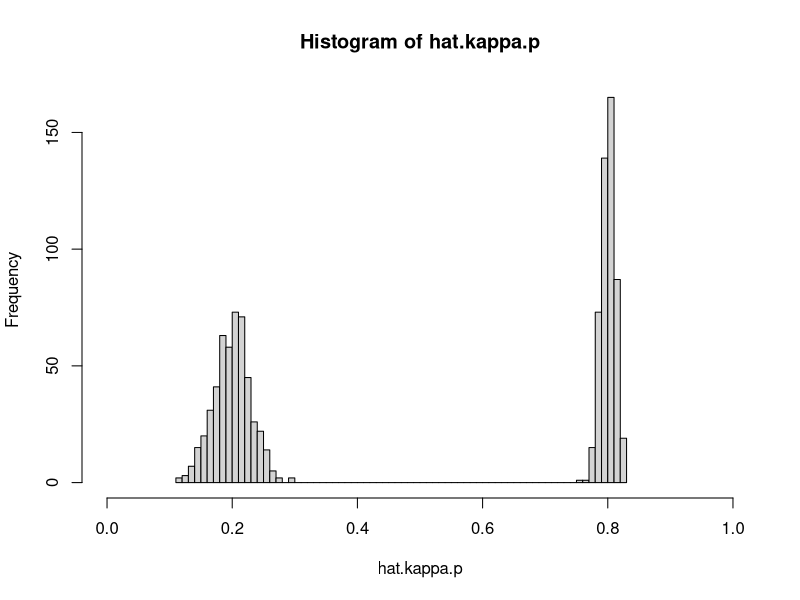
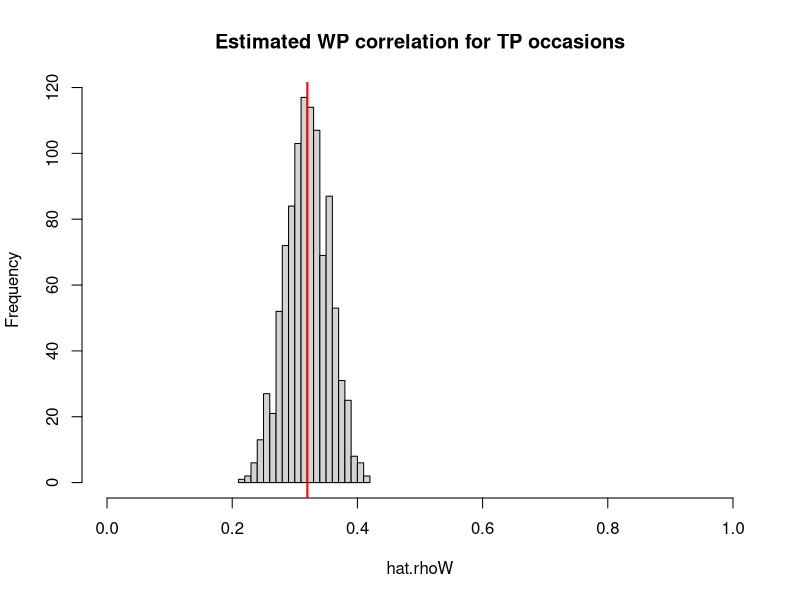
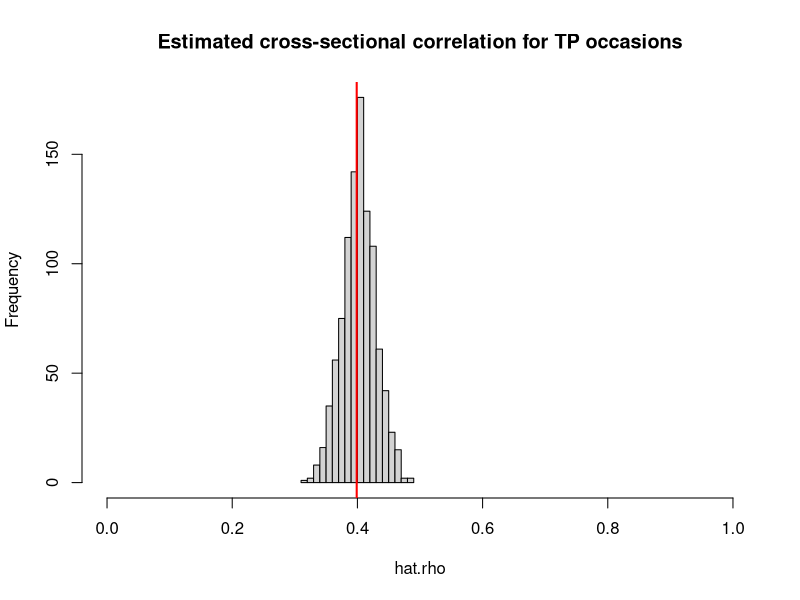
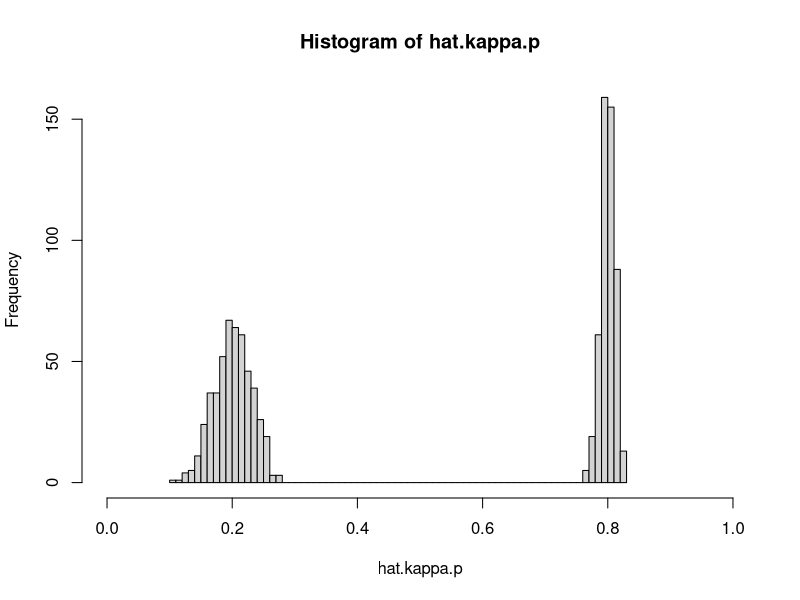
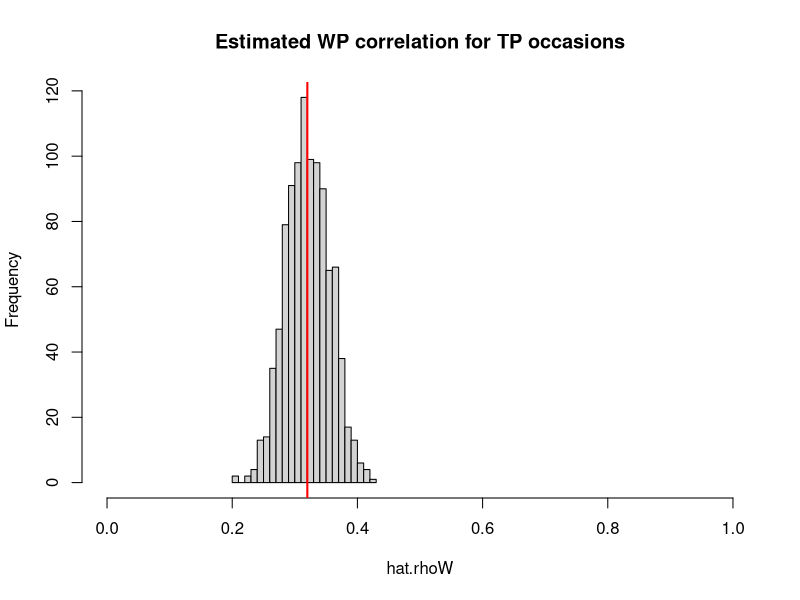
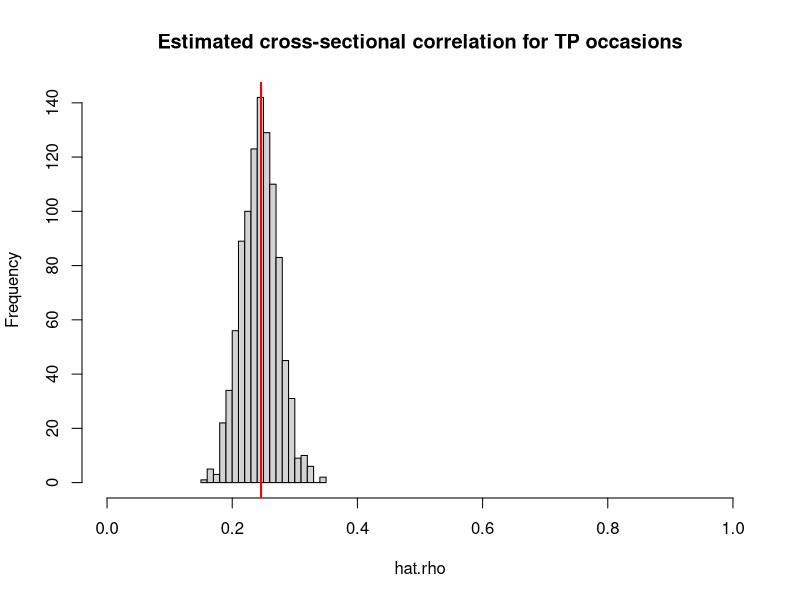
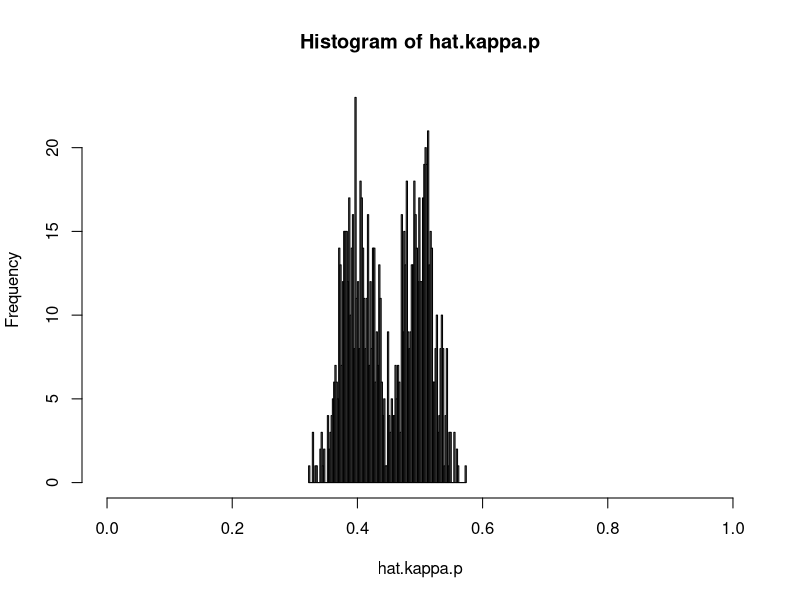
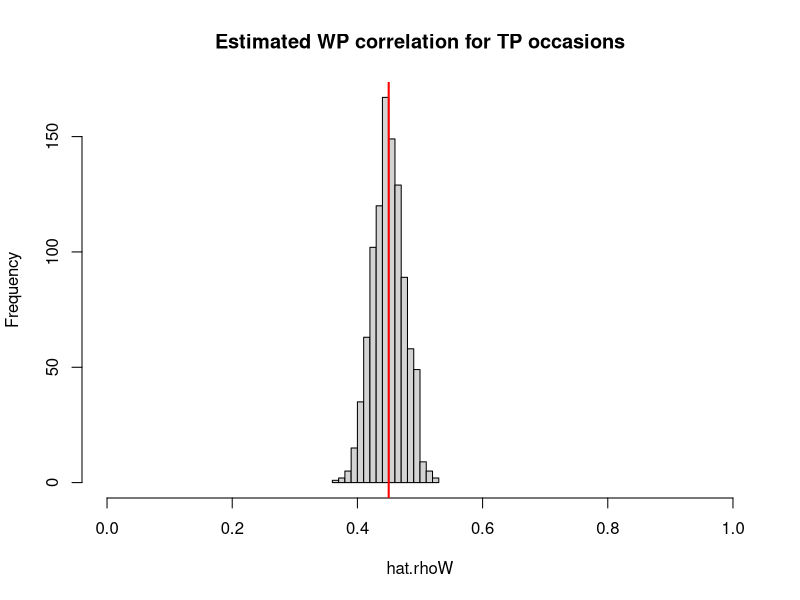

Write the R code that produced these figures, in order.
# This file contains the R-code for the six examples in the paper "The Curious
# Case of the Cross-Sectional Correlation" by Ellen Hamaker (2022, for MBR).
# For each example, specific parameter values are chosen, which are used to
# compute other parameters, using the analytical results from the paper.
# Furthermore, for each example data is generated for 1,000 persons and 1,000
# time points. The data at the first time point (i.e., cross-sectional data set)
# are used to estimate the cross-sectional correlation. 

# More information about the code and set-up can be found in the paper and at 
# the accompanying website with supporting materials: 
# https://ellenhamaker.github.io/cross-sectional-correlation/

# Package needed for these code:
library(mvtnorm)

###############################################################################
########################### EXAMPLE 1 #########################################
###############################################################################

# Specify two person-specific covariance matrices for two subpopulations
cov.mat1 <- matrix(c(1.25,1,1,1.25),2,2)
cov.mat2 <- matrix(c(5,1,1,5),2,2)

# The average person-specific correlation can be determined
kappa1 <- cov.mat1[2,1]/(sqrt(cov.mat1[1,1])*sqrt(cov.mat1[2,2]))
kappa2 <- cov.mat2[2,1]/(sqrt(cov.mat2[1,1])*sqrt(cov.mat2[2,2]))
kappa <- (kappa1+kappa2)/2
kappa

# Determine the average person-specific variances and covariance
var.wX <- (cov.mat1[1,1] + cov.mat2[1,1])/2
var.wY <- (cov.mat1[2,2] + cov.mat2[2,2])/2
cov.wXwY <- (cov.mat1[2,1]+cov.mat2[2,1])/2

# From these the within-person correlation can be computed:
rhoW <- cov.wXwY/(sqrt(var.wX)*sqrt(var.wY))
rhoW

# Specify the correlation at the between-person level
# and choose the intraclass correlations for X and Y
rhoB <- 0.5
icc.X <- 0.4
icc.Y <- 0.5

# Compute the between-person variances based on the icc's and the average 
# person-specific variances
var.bX <- icc.X*var.wX/(1-icc.X)
var.bX
var.bY <- icc.Y*var.wY/(1-icc.Y)
var.bY

# Compute the between-person covariance based on the between-person correlation
# and the between-person variances
cov.bXbY <- rhoB*sqrt(var.bX)*sqrt(var.bY)
cov.bXbY

# Place these values in a covariance matrix
cov.mat.B <- matrix(c(var.bX,cov.bXbY,cov.bXbY,var.bY),2,2)

# Compute the cross-sectional correlation
rho <- sqrt(icc.X)*sqrt(icc.Y)*rhoB + sqrt(1-icc.X)*sqrt(1-icc.Y)*rhoW
rho


#####################
### Simulate data ###
#####################

set.seed(8427)

# Total sample size
N <- 1000   # number pf persons
TP <- 1000   # number of time points

# Place the between-person covariance and variances in a matrix, and use this
# to simulate the person-specific means (between-person components)
cov.mat.B <- matrix(c(var.bX,cov.bXbY,cov.bXbY,var.bY),2,2)
means.XY <- rmvnorm(N,mean = c(0,0),sigma = cov.mat.B)
cov(means.XY) 
cor(means.XY)

# Create two matrices to contain the scores on X and Y 
# for TP repeated measures (rows) and for N persons (columns)
X <- matrix(,TP,N)
Y <- matrix(,TP,N)

# Create data for the first subpopulation
for (i in 1:(N/2))
{ Z <- rmvnorm(TP, mean = means.XY[i,], sigma = cov.mat1)
  X[,i] <- Z[,1] 
  Y[,i] <- Z[,2]
}

# Create data fro the second subpopulation
for (i in ((N/2)+1):N)
{ Z <- rmvnorm(TP, mean = means.XY[i,], sigma = cov.mat2)
  X[,i] <- Z[,1]
  Y[,i] <- Z[,2]
}

# Create matrices to contain estimates of the person-specific 
# means and correlations for N persons
hat.means.XY <- matrix(,N,2)
hat.kappa.p <- matrix(,N,1)

# Create matrices to contain estimates of the person-specific 
# means and correlations for N persons
for (p in 1:N)
{ Xp <- X[,p]
  Yp <- Y[,p]
  hat.means.XY[p,] <- c(mean(Xp),mean(Yp))
  hat.kappa.p[p,1] <- cor(Xp,Yp)
}
# Average person-specific correlation:
mean(hat.kappa.p)
# Compare to true value:
kappa
# Histogram
hist(hat.kappa.p, breaks=100, xlim=c(0,1))

# Average person-specific correlation:
mean(hat.kappa.p)
# Compare to true value:
kappa

# Between-person correlation 
cor(hat.means.XY)
# Compare to true value:
rhoB

# Create matrices to contain estimates of the within-person correlation 
# and the cross-sectional correlation
hat.rhoW <- matrix(,TP,1)
hat.rho <- matrix(,TP,1)

# Create matrices to contain estimates of the person-specific 
# means and correlations for N persons
for (t in 1:TP)
{ Xt <- X[t,]
  Yt <- Y[t,]
  WXt <- X[t,] - hat.means.XY[,1]
  WYt <- Y[t,] - hat.means.XY[,2]
  hat.rhoW[t,] <- cor(WXt,WYt)
  hat.rho[t,] <- cor(Xt,Yt)
}
# Average person-specific correlation:
mean(hat.rhoW)
mean(hat.rho)

hist(hat.rhoW, breaks=20, xlim=c(0,1), 
     main="Estimated WP correlation for TP occasions")
abline(v=rhoW, col="red", lwd=2)
hist(hat.rho, breaks=20, xlim=c(0,1), 
     main="Estimated cross-sectional correlation for TP occasions")
abline(v=rho, col="red", lwd=2)

# Cross-sectional correlation for the first wave (reported in the paper)
hat.rho[1,1]

###############################################################################
########################### EXAMPLE 2 #########################################
###############################################################################

# Specify two person-specific covariance matrices for two subpopulations
cov.mat1 <- matrix(c(1.25,1,1,1.25),2,2)
cov.mat2 <- matrix(c(5,1,1,5),2,2)

# The average person-specific correlation can be determined
kappa1 <- cov.mat1[2,1]/(sqrt(cov.mat1[1,1])*sqrt(cov.mat1[2,2]))
kappa2 <- cov.mat2[2,1]/(sqrt(cov.mat2[1,1])*sqrt(cov.mat2[2,2]))
kappa <- (kappa1+kappa2)/2
kappa

# Determine the average person-specific variances and covariance
var.wX <- (cov.mat1[1,1] + cov.mat2[1,1])/2
var.wY <- (cov.mat1[2,2] + cov.mat2[2,2])/2
cov.wXwY <- (cov.mat1[2,1]+cov.mat2[2,1])/2

# From these the within-person correlation can be computed:
rhoW <- cov.wXwY/(sqrt(var.wX)*sqrt(var.wY))
rhoW

# Specify the correlation at the between-person level
# and choose the intraclass correlations for X and Y
rhoB <- 0.5
icc.X <- 0.1
icc.Y <- 0.9

# Compute the between-person variances based on the icc's and the average 
# person-specific variances
var.bX <- icc.X*var.wX/(1-icc.X)
var.bX
var.bY <- icc.Y*var.wY/(1-icc.Y)
var.bY

# Compute the between-person covariance based on the between-person correlation
# and the between-person variances
cov.bXbY <- rhoB*sqrt(var.bX)*sqrt(var.bY)
cov.bXbY

# Place these values in a covariance matrix
cov.mat.B <- matrix(c(var.bX,cov.bXbY,cov.bXbY,var.bY),2,2)

# Compute the cross-sectional correlation
rho <- sqrt(icc.X)*sqrt(icc.Y)*rhoB + sqrt(1-icc.X)*sqrt(1-icc.Y)*rhoW
rho

#####################
### Simulate data ###
#####################

set.seed(3482)

# Total sample size
N <- 1000   # number pf persons
TP <- 1000   # number of time points

# Place the between-person covariance and variances in a matrix, and use this
# to simulate the person-specific means (between-person components)
cov.mat.B <- matrix(c(var.bX,cov.bXbY,cov.bXbY,var.bY),2,2)
means.XY <- rmvnorm(N,mean = c(0,0),sigma = cov.mat.B)
cov(means.XY) 
cor(means.XY)

# Create two matrices to contain the scores on X and Y 
# for TP repeated measures (rows) and for N persons (columns)
X <- matrix(,TP,N)
Y <- matrix(,TP,N)

# Create data for the first subpopulation
for (i in 1:(N/2))
{ Z <- rmvnorm(TP, mean = means.XY[i,], sigma = cov.mat1)
  X[,i] <- Z[,1] 
  Y[,i] <- Z[,2]
}

# Create data fro the second subpopulation
for (i in ((N/2)+1):N)
{ Z <- rmvnorm(TP, mean = means.XY[i,], sigma = cov.mat2)
  X[,i] <- Z[,1]
  Y[,i] <- Z[,2]
}

# Create matrices to contain estimates of the person-specific 
# means and correlations for N persons
hat.means.XY <- matrix(,N,2)
hat.kappa.p <- matrix(,N,1)

# Create matrices to contain estimates of the person-specific 
# means and correlations for N persons
for (p in 1:N)
{ Xp <- X[,p]
  Yp <- Y[,p]
  hat.means.XY[p,] <- c(mean(Xp),mean(Yp))
  hat.kappa.p[p,1] <- cor(Xp,Yp)
}
# Average person-specific correlation:
mean(hat.kappa.p)
# Compare to true value:
kappa
# Histogram
hist(hat.kappa.p, breaks=100, xlim=c(0,1))

# Average person-specific correlation:
mean(hat.kappa.p)
# Compare to true value:
kappa

# Between-person correlation 
cor(hat.means.XY)
# Compare to true value:
rhoB

# Create matrices to contain estimates of the within-person correlation 
# and the cross-sectional correlation
hat.rhoW <- matrix(,TP,1)
hat.rho <- matrix(,TP,1)

# Create matrices to contain estimates of the person-specific 
# means and correlations for N persons
for (t in 1:TP)
{ Xt <- X[t,]
  Yt <- Y[t,]
  WXt <- X[t,] - hat.means.XY[,1]
  WYt <- Y[t,] - hat.means.XY[,2]
  hat.rhoW[t,] <- cor(WXt,WYt)
  hat.rho[t,] <- cor(Xt,Yt)
}
# Average person-specific correlation:
mean(hat.rhoW)
mean(hat.rho)

hist(hat.rhoW, breaks=20, xlim=c(0,1), 
     main="Estimated WP correlation for TP occasions")
abline(v=rhoW, col="red", lwd=2)
hist(hat.rho, breaks=20, xlim=c(0,1), 
     main="Estimated cross-sectional correlation for TP occasions")
abline(v=rho, col="red", lwd=2)

# Cross-sectional correlation for the first wave (reported in the paper)
hat.rho[1,1]


###############################################################################
########################### EXAMPLE 3 #########################################
###############################################################################

# Specify two person-specific covariance matrices for two subpopulations
cov.mat1 <- matrix(c(10,5,5,10),2,2)
cov.mat2 <- matrix(c(10,4,4,10),2,2)

# The average person-specific correlation can be determined
kappa1 <- cov.mat1[2,1]/(sqrt(cov.mat1[1,1])*sqrt(cov.mat1[2,2]))
kappa2 <- cov.mat2[2,1]/(sqrt(cov.mat2[1,1])*sqrt(cov.mat2[2,2]))
kappa <- (kappa1+kappa2)/2
kappa

# Determine the average person-specific variances and covariance
var.wX <- (cov.mat1[1,1] + cov.mat2[1,1])/2
var.wY <- (cov.mat1[2,2] + cov.mat2[2,2])/2
cov.wXwY <- (cov.mat1[2,1]+cov.mat2[2,1])/2

# From these the within-person correlation can be computed:
rhoW <- cov.wXwY/(sqrt(var.wX)*sqrt(var.wY))
rhoW

# Specify the correlation at the between-person level
# and choose the intraclass correlations for X and Y
rhoB <- 0.45
icc.X <- 0.2
icc.Y <- 0.8

# Compute the between-person variances based on the icc's and the average 
# person-specific variances
var.bX <- icc.X*var.wX/(1-icc.X)
var.bX
var.bY <- icc.Y*var.wY/(1-icc.Y)
var.bY

# Compute the between-person covariance based on the between-person correlation
# and the between-person variances
cov.bXbY <- rhoB*sqrt(var.bX)*sqrt(var.bY)
cov.bXbY

# Place these values in a covariance matrix
cov.mat.B <- matrix(c(var.bX,cov.bXbY,cov.bXbY,var.bY),2,2)

# Compute the cross-sectional correlation
rho <- sqrt(icc.X)*sqrt(icc.Y)*rhoB + sqrt(1-icc.X)*sqrt(1-icc.Y)*rhoW
rho

#####################
### Simulate data ###
#####################

set.seed(4497)

# Total sample size
N <- 1000   # number pf persons
TP <- 1000   # number of time points

# Place the between-person covariance and variances in a matrix, and use this
# to simulate the person-specific means (between-person components)
cov.mat.B <- matrix(c(var.bX,cov.bXbY,cov.bXbY,var.bY),2,2)
means.XY <- rmvnorm(N,mean = c(0,0),sigma = cov.mat.B)
cov(means.XY) 
cor(means.XY)

# Create two matrices to contain the scores on X and Y 
# for TP repeated measures (rows) and for N persons (columns)
X <- matrix(,TP,N)
Y <- matrix(,TP,N)

# Create data for the first subpopulation
for (i in 1:(N/2))
{ Z <- rmvnorm(TP, mean = means.XY[i,], sigma = cov.mat1)
  X[,i] <- Z[,1] 
  Y[,i] <- Z[,2]
}

# Create data fro the second subpopulation
for (i in ((N/2)+1):N)
{ Z <- rmvnorm(TP, mean = means.XY[i,], sigma = cov.mat2)
  X[,i] <- Z[,1]
  Y[,i] <- Z[,2]
}

# Create matrices to contain estimates of the person-specific 
# means and correlations for N persons
hat.means.XY <- matrix(,N,2)
hat.kappa.p <- matrix(,N,1)

# Create matrices to contain estimates of the person-specific 
# means and correlations for N persons
for (p in 1:N)
{ Xp <- X[,p]
  Yp <- Y[,p]
  hat.means.XY[p,] <- c(mean(Xp),mean(Yp))
  hat.kappa.p[p,1] <- cor(Xp,Yp)
}
# Average person-specific correlation:
mean(hat.kappa.p)
# Compare to true value:
kappa
# Histogram
hist(hat.kappa.p, breaks=100, xlim=c(0,1))

# Average person-specific correlation:
mean(hat.kappa.p)
# Compare to true value:
kappa

# Between-person correlation 
cor(hat.means.XY)
# Compare to true value:
rhoB

# Create matrices to contain estimates of the within-person correlation 
# and the cross-sectional correlation
hat.rhoW <- matrix(,TP,1)
hat.rho <- matrix(,TP,1)

# Create matrices to contain estimates of the person-specific 
# means and correlations for N persons
for (t in 1:TP)
{ Xt <- X[t,]
  Yt <- Y[t,]
  WXt <- X[t,] - hat.means.XY[,1]
  WYt <- Y[t,] - hat.means.XY[,2]
  hat.rhoW[t,] <- cor(WXt,WYt)
  hat.rho[t,] <- cor(Xt,Yt)
}
# Average person-specific correlation:
mean(hat.rhoW)
mean(hat.rho)

hist(hat.rhoW, breaks=20, xlim=c(0,1), 
     main="Estimated WP correlation for TP occasions")
abline(v=rhoW, col="red", lwd=2)
hist(hat.rho, breaks=20, xlim=c(0,1), 
     main="Estimated cross-sectional correlation for TP occasions")
abline(v=rho, col="red", lwd=2)

# Cross-sectional correlation for the first wave (reported in the paper)
hat.rho[1,1]

###############################################################################
########################### EXAMPLE 4 #########################################
###############################################################################

# Specify two person-specific covariance matrices for two subpopulations
cov.mat1 <- matrix(c(2,1,1,2),2,2)
cov.mat2 <- matrix(c(10,5,5,10),2,2)

# The average person-specific correlation can be determined
kappa1 <- cov.mat1[2,1]/(sqrt(cov.mat1[1,1])*sqrt(cov.mat1[2,2]))
kappa2 <- cov.mat2[2,1]/(sqrt(cov.mat2[1,1])*sqrt(cov.mat2[2,2]))
kappa <- (kappa1+kappa2)/2
kappa

# Determine the average person-specific variances and covariance
var.wX <- (cov.mat1[1,1] + cov.mat2[1,1])/2
var.wY <- (cov.mat1[2,2] + cov.mat2[2,2])/2
cov.wXwY <- (cov.mat1[2,1]+cov.mat2[2,1])/2

# From these the within-person correlation can be computed:
rhoW <- cov.wXwY/(sqrt(var.wX)*sqrt(var.wY))
rhoW

# Specify the correlation at the between-person level
# and choose the intraclass correlations for X and Y
rhoB <- 0.5
icc.X <- 0.2
icc.Y <- 0.8

# Compute the between-person variances based on the icc's and the average 
# person-specific variances
var.bX <- icc.X*var.wX/(1-icc.X)
var.bX
var.bY <- icc.Y*var.wY/(1-icc.Y)
var.bY

# Compute the between-person covariance based on the between-person correlation
# and the between-person variances
cov.bXbY <- rhoB*sqrt(var.bX)*sqrt(var.bY)
cov.bXbY

# Place these values in a covariance matrix
cov.mat.B <- matrix(c(var.bX,cov.bXbY,cov.bXbY,var.bY),2,2)

# Compute the cross-sectional correlation
rho <- sqrt(icc.X)*sqrt(icc.Y)*rhoB + sqrt(1-icc.X)*sqrt(1-icc.Y)*rhoW
rho

#####################
### Simulate data ###
#####################

set.seed(9517)

# Total sample size
N <- 1000   # number pf persons
TP <- 1000   # number of time points

# Place the between-person covariance and variances in a matrix, and use this
# to simulate the person-specific means (between-person components)
cov.mat.B <- matrix(c(var.bX,cov.bXbY,cov.bXbY,var.bY),2,2)
means.XY <- rmvnorm(N,mean = c(0,0),sigma = cov.mat.B)
cov(means.XY) 
cor(means.XY)

# Create two matrices to contain the scores on X and Y 
# for TP repeated measures (rows) and for N persons (columns)
X <- matrix(,TP,N)
Y <- matrix(,TP,N)

# Create data for the first subpopulation
for (i in 1:(N/2))
{ Z <- rmvnorm(TP, mean = means.XY[i,], sigma = cov.mat1)
  X[,i] <- Z[,1] 
  Y[,i] <- Z[,2]
}

# Create data fro the second subpopulation
for (i in ((N/2)+1):N)
{ Z <- rmvnorm(TP, mean = means.XY[i,], sigma = cov.mat2)
  X[,i] <- Z[,1]
  Y[,i] <- Z[,2]
}

# Create matrices to contain estimates of the person-specific 
# means and correlations for N persons
hat.means.XY <- matrix(,N,2)
hat.kappa.p <- matrix(,N,1)

# Create matrices to contain estimates of the person-specific 
# means and correlations for N persons
for (p in 1:N)
{ Xp <- X[,p]
  Yp <- Y[,p]
  hat.means.XY[p,] <- c(mean(Xp),mean(Yp))
  hat.kappa.p[p,1] <- cor(Xp,Yp)
}
# Average person-specific correlation:
mean(hat.kappa.p)
# Compare to true value:
kappa
# Histogram
hist(hat.kappa.p, breaks=100, xlim=c(0,1))

# Average person-specific correlation:
mean(hat.kappa.p)
# Compare to true value:
kappa

# Between-person correlation 
cor(hat.means.XY)
# Compare to true value:
rhoB

# Create matrices to contain estimates of the within-person correlation 
# and the cross-sectional correlation
hat.rhoW <- matrix(,TP,1)
hat.rho <- matrix(,TP,1)

# Create matrices to contain estimates of the person-specific 
# means and correlations for N persons
for (t in 1:TP)
{ Xt <- X[t,]
  Yt <- Y[t,]
  WXt <- X[t,] - hat.means.XY[,1]
  WYt <- Y[t,] - hat.means.XY[,2]
  hat.rhoW[t,] <- cor(WXt,WYt)
  hat.rho[t,] <- cor(Xt,Yt)
}
# Average person-specific correlation:
mean(hat.rhoW)
mean(hat.rho)

hist(hat.rhoW, breaks=20, xlim=c(0,1), 
     main="Estimated WP correlation for TP occasions")
abline(v=rhoW, col="red", lwd=2)
hist(hat.rho, breaks=20, xlim=c(0,1), 
     main="Estimated cross-sectional correlation for TP occasions")
abline(v=rho, col="red", lwd=2)

# Cross-sectional correlation for the first wave (reported in the paper)
hat.rho[1,1]

###############################################################################
########################### EXAMPLE 5 #########################################
###############################################################################

# Specify two person-specific covariance matrices for two subpopulations
cov.mat1 <- matrix(c(1.25,1,1,1.25),2,2)
cov.mat2 <- matrix(c(5,1,1,5),2,2)

# The average person-specific correlation can be determined
kappa1 <- cov.mat1[2,1]/(sqrt(cov.mat1[1,1])*sqrt(cov.mat1[2,2]))
kappa2 <- cov.mat2[2,1]/(sqrt(cov.mat2[1,1])*sqrt(cov.mat2[2,2]))
kappa <- (kappa1+kappa2)/2
kappa

# Determine the average person-specific variances and covariance
var.wX <- (cov.mat1[1,1] + cov.mat2[1,1])/2
var.wY <- (cov.mat1[2,2] + cov.mat2[2,2])/2
cov.wXwY <- (cov.mat1[2,1]+cov.mat2[2,1])/2

# From these the within-person correlation can be computed:
rhoW <- cov.wXwY/(sqrt(var.wX)*sqrt(var.wY))
rhoW

# Specify the correlation at the between-person level
# and choose the intraclass correlations for X and Y
rhoB <- NA
icc.X <- 0
icc.Y <- 0

# Compute the between-person variances based on the icc's and the average 
# person-specific variances
var.bX <- icc.X*var.wX/(1-icc.X)
var.bX
var.bY <- icc.Y*var.wY/(1-icc.Y)
var.bY

# Compute the between-person covariance based on the between-person correlation
# and the between-person variances
# cov.bXbY <- rhoB*sqrt(var.bX)*sqrt(var.bY)
cov.bXbY <- 0

# Place these values in a covariance matrix
cov.mat.B <- matrix(c(var.bX,cov.bXbY,cov.bXbY,var.bY),2,2)

# Compute the cross-sectional correlation
rho <- sqrt(icc.X)*sqrt(icc.Y)*rhoB + sqrt(1-icc.X)*sqrt(1-icc.Y)*rhoW
rho

#####################
### Simulate data ###
#####################

set.seed(5276)

# Total sample size
N <- 1000   # number pf persons
TP <- 1000   # number of time points

# Place the between-person covariance and variances in a matrix, and use this
# to simulate the person-specific means (between-person components)
cov.mat.B <- matrix(c(var.bX,cov.bXbY,cov.bXbY,var.bY),2,2)
means.XY <- rmvnorm(N,mean = c(0,0),sigma = cov.mat.B)
cov(means.XY) 
cor(means.XY)

# Create two matrices to contain the scores on X and Y 
# for TP repeated measures (rows) and for N persons (columns)
X <- matrix(,TP,N)
Y <- matrix(,TP,N)

# Create data for the first subpopulation
for (i in 1:(N/2))
{ Z <- rmvnorm(TP, mean = means.XY[i,], sigma = cov.mat1)
  X[,i] <- Z[,1] 
  Y[,i] <- Z[,2]
}

# Create data fro the second subpopulation
for (i in ((N/2)+1):N)
{ Z <- rmvnorm(TP, mean = means.XY[i,], sigma = cov.mat2)
  X[,i] <- Z[,1]
  Y[,i] <- Z[,2]
}

# Create matrices to contain estimates of the person-specific 
# means and correlations for N persons
hat.means.XY <- matrix(,N,2)
hat.kappa.p <- matrix(,N,1)

# Create matrices to contain estimates of the person-specific 
# means and correlations for N persons
for (p in 1:N)
{ Xp <- X[,p]
  Yp <- Y[,p]
  hat.means.XY[p,] <- c(mean(Xp),mean(Yp))
  hat.kappa.p[p,1] <- cor(Xp,Yp)
}
# Average person-specific correlation:
mean(hat.kappa.p)
# Compare to true value:
kappa
# Histogram
hist(hat.kappa.p, breaks=100, xlim=c(0,1))

# Average person-specific correlation:
mean(hat.kappa.p)
# Compare to true value:
kappa

# Between-person correlation 
cor(hat.means.XY)
# Compare to true value:
rhoB

# Create matrices to contain estimates of the within-person correlation 
# and the cross-sectional correlation
hat.rhoW <- matrix(,TP,1)
hat.rho <- matrix(,TP,1)

# Create matrices to contain estimates of the person-specific 
# means and correlations for N persons
for (t in 1:TP)
{ Xt <- X[t,]
  Yt <- Y[t,]
  WXt <- X[t,] - hat.means.XY[,1]
  WYt <- Y[t,] - hat.means.XY[,2]
  hat.rhoW[t,] <- cor(WXt,WYt)
  hat.rho[t,] <- cor(Xt,Yt)
}
# Average person-specific correlation:
mean(hat.rhoW)
mean(hat.rho)

hist(hat.rhoW, breaks=20, xlim=c(0,1), 
     main="Estimated WP correlation for TP occasions")
abline(v=rhoW, col="red", lwd=2)
hist(hat.rho, breaks=20, xlim=c(0,1), 
     main="Estimated cross-sectional correlation for TP occasions")
abline(v=rho, col="red", lwd=2)

# Cross-sectional correlation for the first wave (reported in the paper)
hat.rho[1,1]


###############################################################################
########################### EXAMPLE 6 #########################################
###############################################################################

# Specify two person-specific covariance matrices for two subpopulations
cov.mat1 <- matrix(c(1.25,1,1,1.25),2,2)
cov.mat2 <- matrix(c(5,1,1,5),2,2)

# The average person-specific correlation can be determined
kappa1 <- cov.mat1[2,1]/(sqrt(cov.mat1[1,1])*sqrt(cov.mat1[2,2]))
kappa2 <- cov.mat2[2,1]/(sqrt(cov.mat2[1,1])*sqrt(cov.mat2[2,2]))
kappa <- (kappa1+kappa2)/2
kappa

# Determine the average person-specific variances and covariance
var.wX <- (cov.mat1[1,1] + cov.mat2[1,1])/2
var.wY <- (cov.mat1[2,2] + cov.mat2[2,2])/2
cov.wXwY <- (cov.mat1[2,1]+cov.mat2[2,1])/2

# From these the within-person correlation can be computed:
rhoW <- cov.wXwY/(sqrt(var.wX)*sqrt(var.wY))
rhoW

# Specify the correlation at the between-person level
# and choose the intraclass correlations for X and Y
rhoB <- 0
icc.X <- 0.4
icc.Y <- 0.5

# Compute the between-person variances based on the icc's and the average 
# person-specific variances
var.bX <- icc.X*var.wX/(1-icc.X)
var.bX
var.bY <- icc.Y*var.wY/(1-icc.Y)
var.bY

# Compute the between-person covariance based on the between-person correlation
# and the between-person variances
# cov.bXbY <- rhoB*sqrt(var.bX)*sqrt(var.bY)
cov.bXbY <- 0

# Place these values in a covariance matrix
cov.mat.B <- matrix(c(var.bX,cov.bXbY,cov.bXbY,var.bY),2,2)

# Compute the cross-sectional correlation
rho <- sqrt(icc.X)*sqrt(icc.Y)*rhoB + sqrt(1-icc.X)*sqrt(1-icc.Y)*rhoW
rho
